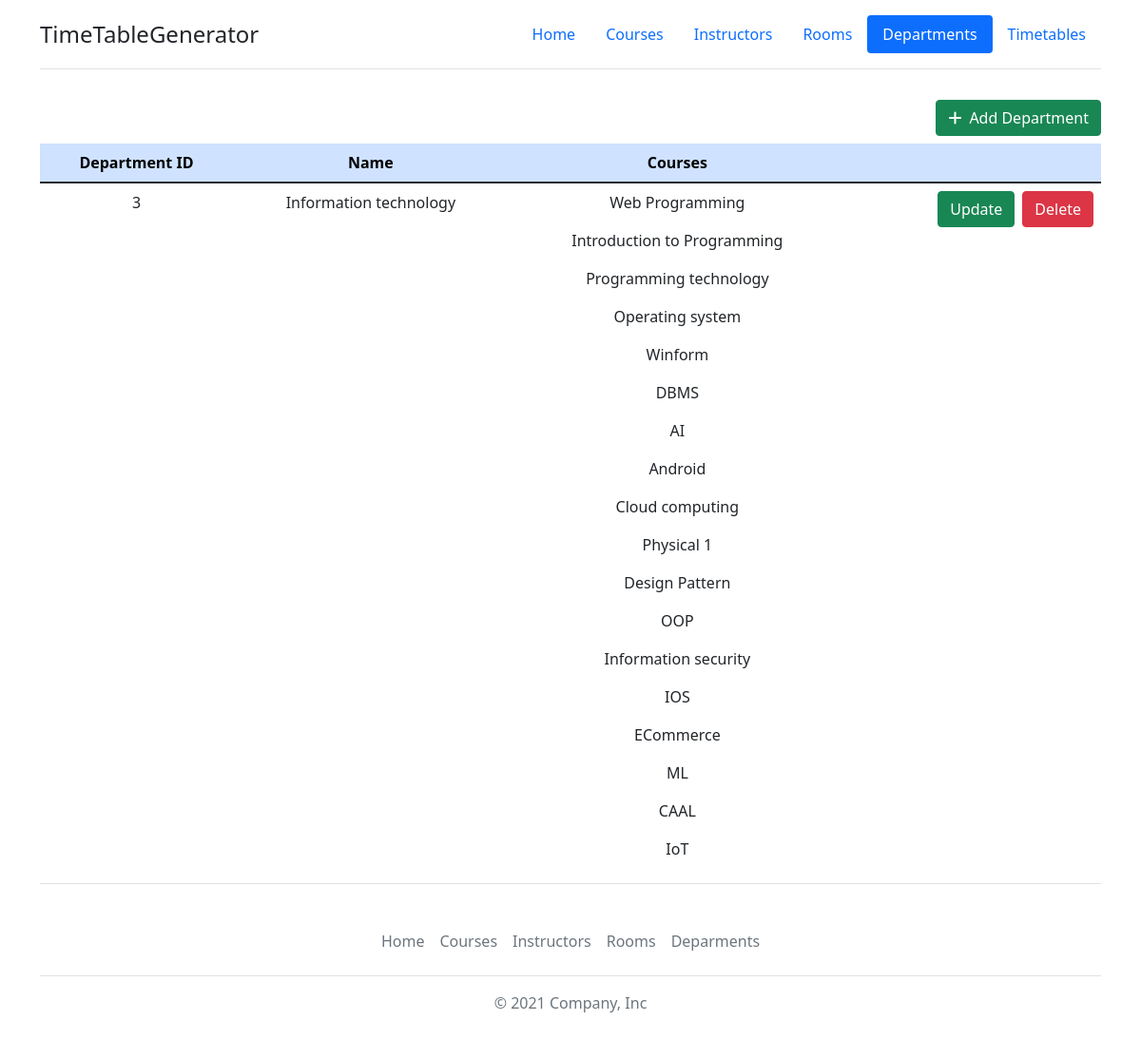
The app's page /timetable/list-departmetns/ with its own data.
### Timetable/models.py (models this page shows, shortened)
class Department(models.Model):
    dept_id = models.AutoField(primary_key=True)
    name = models.CharField(max_length=50)
    courses = models.ManyToManyField(Course)

class Course(models.Model):
    course_id = models.AutoField(primary_key=True)
    name = models.CharField(max_length=50)
    number_of_students = models.IntegerField()
    number_of_lessions_per_week = models.IntegerField(default=1)
    instructors = models.ForeignKey(Instructor, on_delete=models.CASCADE, null=True, blank=True)

### Timetable/views.py (the view)
# urls.py: path('list-departmetns/', views.listDepartments, name='departments'),
def listDepartments(request):
    departments = Department.objects.all()
    context = {'departments': departments}
    return render(request, 'departments.html', context)

### Timetable/templates/departments.html (shortened to what this page needs)
{% extends 'base.html' %}
{% load static %}
{% block navbar %}
<header class="d-flex flex-wrap justify-content-center py-3 mb-4 border-bottom">
    <a href="{% url 'home' %}" class="d-flex align-items-center mb-3 mb-md-0 me-md-auto text-dark text-decoration-none">
        <span class="fs-4">TimeTableGenerator</span>
    </a>
    <ul class="nav nav-pills">
        <li class="nav-item"><a href="{% url 'home' %}" class="nav-link">Home</a></li>
        <li class="nav-item"><a href="{% url 'courses' %}" class="nav-link">Courses</a></li>
        <li class="nav-item"><a href="{% url 'instructors' %}" class="nav-link">Instructors</a></li>
        <li class="nav-item"><a href="{% url 'rooms' %}" class="nav-link">Rooms</a></li>
        <li class="nav-item"><a href="{% url 'departments' %}" class="nav-link active" aria-current="page">Departments</a></li>
        <li calss="nav-item"><a href="{% url 'timetables' %}" class="nav-link">Timetables</a></li>
    </ul>
</header>
{% endblock %}
{% block content %}
<div class="container" style="min-height: 70vh;">
    <div class="table-responsive-lg">
        <a href="{% url 'addDepartment' %}" class="btn btn-success float-end my-2"><i class="fas fa-plus me-2"></i>Add Department</a>
        <table class="table table-hover">
            <thead>
                <tr class="table-primary">
                    <th class="text-center" scope="col">Department ID</th>
                    <th class="text-center" scope="col">Name</th>
                    <th class="text-center" scope="col">Courses</th>
                    <th scope="col"> </th>
                </tr>
            </thead>
            <tbody>
                {% for dept in departments %}
                    <tr>
                        <td class="text-center">{{ dept.dept_id }}</td>
                        <td class="text-center">{{ dept.name }}</td>
                        <td class="text-center">
                            {% for course in dept.courses.all %}
                                <p>{{ course.name }}</p>
                            {% endfor %}
                        </td>
                        <td>
                            <div class="d-flex justify-content-end">
                                <a class="btn btn-success me-2" href="{% url 'updateDepartment' dept.dept_id %}">Update</a>
                                <form action="{% url 'deleteDepartment' dept.dept_id %}" method="POST">
                                    <button class="btn btn-danger" type="submit">Delete</button>
                                </form>
                            </div>
                        </td>
                    </tr>
                {% endfor %}
            </tbody>
        </table>
    </div>
</div>
{% endblock %}

### Timetable/static/css/style.css (style rules this page uses)
a { cursor: pointer; }

### records on screen
Department: dept_id "3", name "Information technology"
Course: name "Web Programming"
Course: name "Introduction to Programming"
Course: name "Programming technology"
Course: name "Operating system"
Course: name "Winform"
Course: name "DBMS"
Course: name "AI"
Course: name "Android"
Course: name "Cloud computing"
Course: name "Physical 1"
Course: name "Design Pattern"
Course: name "OOP"
Course: name "Information security"
Course: name "IOS"
Course: name "ECommerce"
Course: name "ML"
Course: name "CAAL"
Course: name "IoT"
